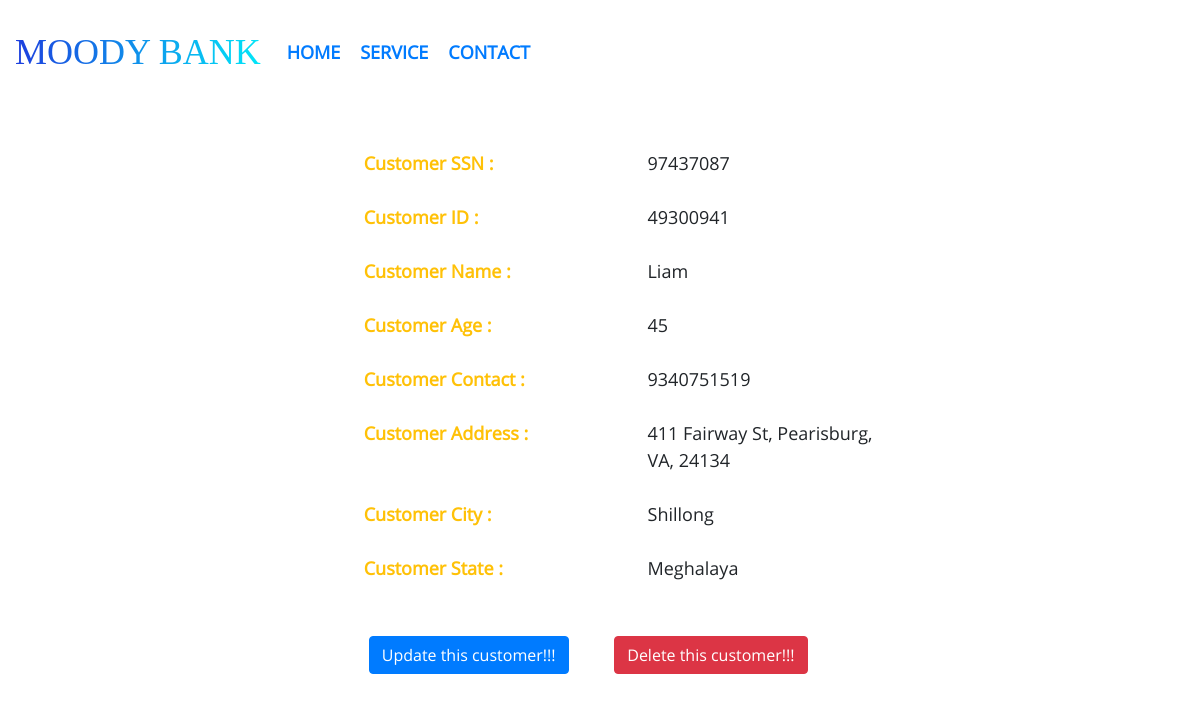
The app's page /show_customer_details/49300941 with its own data.
### application/models.py (models this page shows, shortened)
class Customer(db.Model):
	ssn = db.Column(db.Integer, primary_key=True)
	cust_id = db.Column(db.Integer, unique=True, nullable=False)
	cust_name = db.Column(db.String(20), nullable=False)
	cust_address = db.Column(db.Text, nullable=False)
	cust_contact = db.Column(db.Integer,nullable=False)
	cust_age = db.Column(db.Integer, nullable=False)
	cust_state = db.Column(db.String(20),nullable=False)
	cust_city = db.Column(db.String(30),nullable=False)
	accounts = db.relationship('Account', backref='Owner', lazy=True)
	transactions = db.relationship('Transaction', backref='Owner', lazy=True)

### application/routes.py (the view)
@app.route("/show_customer_details/<int:cust_id>")
def show_customer_details(cust_id):
	customer = Customer.query.filter_by(cust_id=cust_id).first()
	if customer == None:
		flash("Customer not found...", category="danger")
		return redirect(url_for('home'))
	else:
		return render_template('show_customer_details.html', customer=customer, title="Show Customer Details")

### application/templates/show_customer_details.html
{% extends 'layout.html' %}
{% block content %}
    <div class="row" style="margin-left:50px;margin-top: 30px; font-size: large;">
        <div class="col-3"></div>
        <div class="col align-self-center">
            <div class="row">
            	<div class="col-6 text-warning" style="font-weight: bold;">Customer SSN :</div>
            	<div class="col-6">{{ customer.ssn }}</div>
            </div><br/>
            <div class="row">
            	<div class="col-6 text-warning" style="font-weight: bold;">Customer ID :</div>
            	<div class="col-6">{{ customer.cust_id }}</div>
            </div><br/>
            <div class="row">
            	<div class="col-6 text-warning" style="font-weight: bold;">Customer Name :</div>
            	<div class="col-6">{{ customer.cust_name }}</div>
            </div><br/>
            <div class="row">
            	<div class="col-6 text-warning" style="font-weight: bold;">Customer Age :</div>
            	<div class="col-6">{{ customer.cust_age }}</div>
            </div><br/>
            <div class="row">
            	<div class="col-6 text-warning" style="font-weight: bold;">Customer Contact :</div>
            	<div class="col-6">{{ customer.cust_contact }}</div>
            </div><br/>
            <div class="row">
            	<div class="col-6 text-warning" style="font-weight: bold;">Customer Address :</div>
            	<div class="col-6">{{ customer.cust_address }}</div>
            </div><br/>
            <div class="row">
            	<div class="col-6 text-warning" style="font-weight: bold;">Customer City :</div>
            	<div class="col-6">{{ customer.cust_city }}</div>
            </div><br/>
            <div class="row">
            	<div class="col-6 text-warning" style="font-weight: bold;">Customer State :</div>
            	<div class="col-6">{{ customer.cust_state }}</div>
            </div><br/><br/>
            <div class="row" style="margin-left: 5px;">
            	<a class="btn btn-primary" href="{{ url_for('update_customer', cust_id=customer.cust_id) }}">Update this customer!!!</a>
            	<div class="col-1"></div>
            	<a class="btn btn-danger" href="{{ url_for('delete_customer', cust_id=customer.cust_id) }}">Delete this customer!!!</a>
            </div>
        </div>
        <div class="col-3"></div>
    </div>
{% endblock content %}

### application/static/css/style1.css (style rules this page uses)
body { overflow: hidden; overflow-y: auto; font-family: "OpenSans-Regular"; }

### records on screen
Customer: ssn "97437087", cust_id "49300941", cust_name "Liam", cust_age "45", cust_contact "9340751519", cust_address "411 Fairway St, Pearisburg, VA, 24134", cust_city "Shillong", cust_state "Meghalaya"
